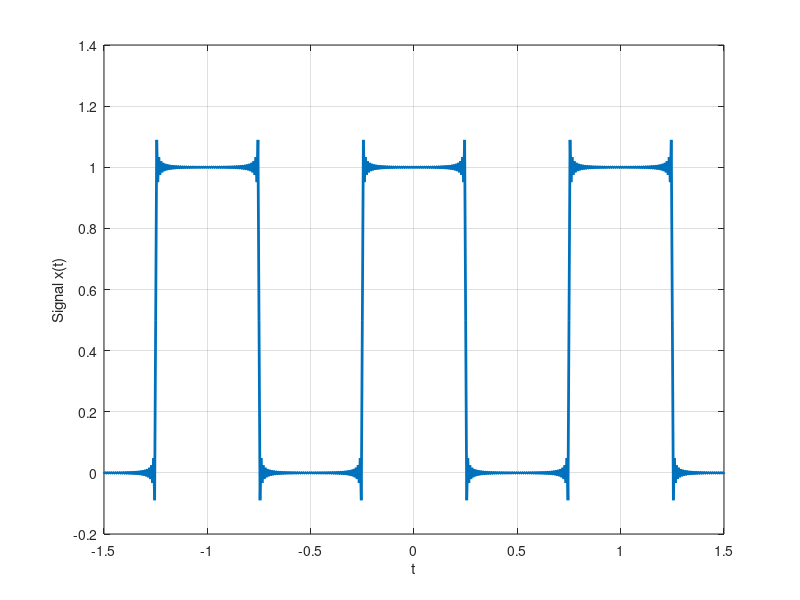

Here is the MATLAB script that generated this plot:
clc;
clear all;
close all;
%Setting square wave duration
t = -1.5:0.005:1.5; 
%time period 
T = 1; 
%duty cycle
T1 = 1/4; 
%fundamental frequency 
w0 = 2*pi/T;
%Representing number of coefficients
A = 100; 
k = -A:A; 
ak = sin(k*2*pi*(T1/T))./(k*pi);
% Manual correction for a0 ?> ak(M+1)
ak(A+1) = 2*T1/T; 
x = zeros(1,length(t));
for k = -A:A
x = x + ak(k+A+1)*exp(j*k*w0*t);
end
plot(t,x,'lineWidth',2);
grid;
xlabel('t');
ylabel('Signal x(t)');

